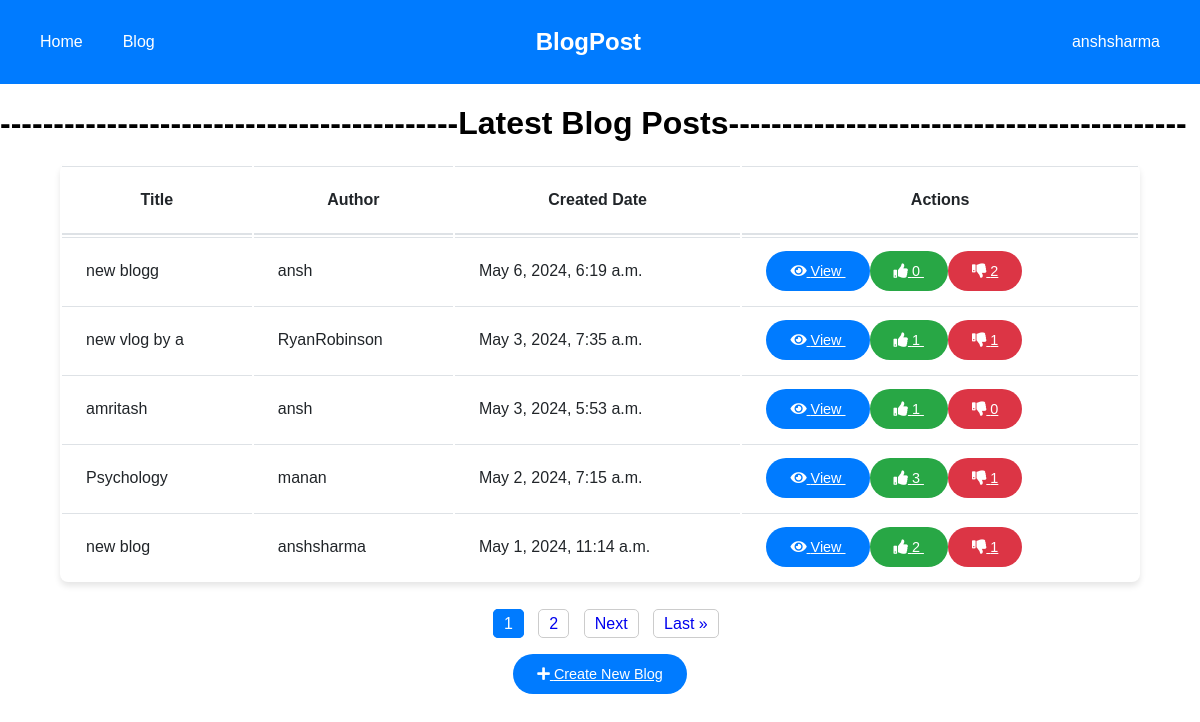
Page /home (signed in) on the committed database.
### app/models.py (models this page shows, shortened)
class Blog(models.Model):
    title = models.CharField(unique=True, max_length=100)
    content = models.TextField()
    user = models.ForeignKey(User, on_delete=models.CASCADE)
    tags = models.ManyToManyField('Tag', blank='True')
    created_at = models.DateTimeField(auto_now_add=True)
    likes = models.ManyToManyField(User, related_name='liked_blogs', blank=True)
    dislikes = models.ManyToManyField(User, related_name='disliked_blogs', blank=True)
    tags = models.ManyToManyField(Tag, related_name='blogs', blank=True)

### app/views.py (the view)
# urls.py: 2. Add a URL to urlpatterns:  path('', views.home, name='home')
@login_required
def home(request):
    blog_posts = Blog.objects.all().order_by('-created_at')
    paginator = Paginator(blog_posts, 5)
    page_number = request.GET.get('page')
    page_obj = paginator.get_page(page_number)
    return render(request, 'home.html', {'page_obj': page_obj})

### templates/home.html (shortened to what this page needs)
{% extends 'navbar.html' %}
{% block content %}
<link rel="stylesheet" href="https://cdnjs.cloudflare.com/ajax/libs/font-awesome/5.15.4/css/all.min.css">
<div class="container mt-5">
    <h1 class="text-center mb-4">-------------------------------------------Latest Blog Posts-------------------------------------------</h1>
    <div class="table-responsive">
        <table class="table table-striped">
            <thead>
                <tr>
                    <th>Title</th>
                    <th>Author</th>
                    <th>Created Date</th>
                    <th>Actions</th>
                </tr>
            </thead>
            <tbody>
                {% for post in page_obj %}
                <tr>
                    <td class="text-center">{{ post.title }}</td>
                    <td>{{ post.user.username }}</td>
                    <td>{{ post.created_at }}</td>
                    <td>
                        <a href="{% url 'view_blog' post.id %}" class="btn btn-primary btn-sm">
                            <i class="fas fa-eye"></i> View
                        </a>
                        <a href="{% url 'like_blog' post.id %}" class="btn btn-success btn-sm ml-1 mr-1">
                            <i class="fas fa-thumbs-up"></i> {{ post.likes.count }}
                        </a>
                        <a href="{% url 'dislike_blog' post.id %}" class="btn btn-danger btn-sm">
                            <i class="fas fa-thumbs-down"></i> {{ post.dislikes.count }}
                        </a>
                    </td>
                </tr>
                {% endfor %}
            </tbody>
        </table>
    </div>
    <div class="text-center">
        <nav aria-label="Page navigation">
            <ul class="pagination">
                {% for page in page_obj.paginator.page_range %}
                <li class="page-item {% if page_obj.number == page %}active{% endif %}">
                    <a class="page-link" href="?page={{ page }}">{{ page }}</a>
                </li>
                {% endfor %}
                {% if page_obj.has_next %}
                <li class="page-item">
                    <a class="page-link" href="?page={{ page_obj.next_page_number }}">Next</a>
                </li>
                <li class="page-item">
                    <a class="page-link" href="?page={{ page_obj.paginator.num_pages }}">Last &raquo;</a>
                </li>
                {% endif %}
            </ul>
        </nav>
    </div>
    <div class="create-blog-btn">
        <a href="{% url 'create_blog' %}" class="btn btn-lg btn-primary">
            <i class="fas fa-plus"></i> Create New Blog
        </a>
    </div>
</div>
{% endblock %}

### templates/navbar.html (shortened to what this page needs)
<!DOCTYPE html>
<html lang="en">
<head>
</head>
<body>
<div class="navbar">
    <a href="{% url 'welcome'%}">Home</a>
    <a href="{%url 'blogs' %}">Blog</a>
    <a href="{% url 'welcome'%}" class="title-link">BlogPost</a>
    <div class="navbar-right">
        {% if user.is_authenticated %}
            <div class="dropdown">
                <a href="#" class="dropdown-toggle">{{ user.username }}</a>
            </div>
        {% else %}
            <a href="{% url 'login'%}">Login</a>
            <a href="{% url 'signup'%}">Sign Up</a>
        {% endif %}
    </div>
</div>
<div class="content">
    {% block content %}
    {% endblock %}
</div>
</body>
</html>

### templates/navbar.html (style rules this page uses)
body { margin: 0; font-family: Arial, sans-serif; }
.navbar { overflow: hidden; background-color: #007bff; color: white; display: flex; justify-content: space-between; align-items: center; padding: 14px 20px; }
.navbar a { color: white; text-decoration: none; padding: 14px 20px; }
.dropdown { display: inline-block; }
.navbar .title-link { padding-right: 30px; font-size: 24px; font-weight: bold; flex: 1; text-align: center; }
.navbar .navbar-right { padding-left: 40px; }

### templates/home.html (style rules this page uses)
.table-responsive { overflow-x: auto; }
.table { width: 90%; margin: 0 auto; margin-bottom: 2rem; color: #212529; background-color: #fff; border-radius: 8px; box-shadow: 0 4px 6px rgba(0, 0, 0, 0.1); }
.table th, .table td { padding: 1.5rem; vertical-align: middle; border-top: 1px solid #dee2e6; }
.table thead th { vertical-align: middle; border-bottom: 2px solid #dee2e6; }
.btn { font-weight: 500; padding: 0.75rem 1.5rem; font-size: 0.9rem; border-radius: 30px; transition: all 0.3s ease; }
.btn-primary { color: #fff; background-color: #007bff; border-color: #007bff; }
.btn-success { color: #fff; background-color: #28a745; border-color: #28a745; }
.btn-danger { color: #fff; background-color: #dc3545; border-color: #dc3545; }
.pagination { justify-content: center; margin-top: 0.1rem; margin-bottom: 2rem; margin-left: 28rem; }
.pagination li { display: inline-block; margin: 0 5px; }
.pagination li a { padding: 5px 10px; text-decoration: none; border: 1px solid #ccc; border-radius: 5px; }
.pagination li.active a { background-color: #007bff; color: #fff; border-color: #007bff; }
.create-blog-btn { margin-top: 0.5rem; text-align: center; }

### rows in the picture
Blog: title "new blogg", user.username "ansh", created_at "May 6, 2024, 6:19 a.m.", likes.count "0", dislikes.count "2"
Blog: title "new vlog by a", user.username "RyanRobinson", created_at "May 3, 2024, 7:35 a.m.", likes.count "1", dislikes.count "1"
Blog: title "amritash", user.username "ansh", created_at "May 3, 2024, 5:53 a.m.", likes.count "1", dislikes.count "0"
Blog: title "Psychology", user.username "manan", created_at "May 2, 2024, 7:15 a.m.", likes.count "3", dislikes.count "1"
Blog: title "new blog", user.username "anshsharma", created_at "May 1, 2024, 11:14 a.m.", likes.count "2", dislikes.count "1"

### other values in the picture
{{ user.username }} "anshsharma"
{{ page }} "1" "2"
